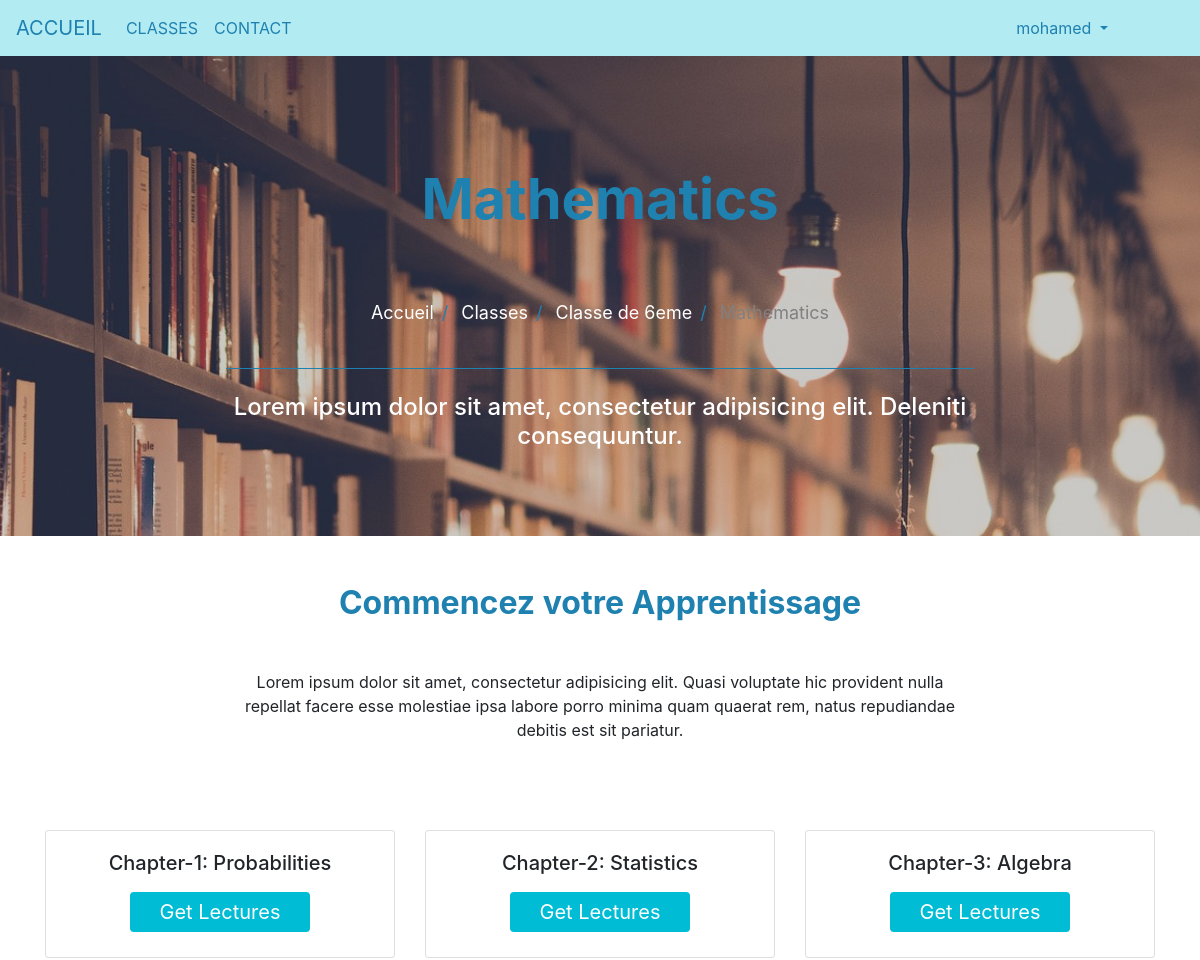
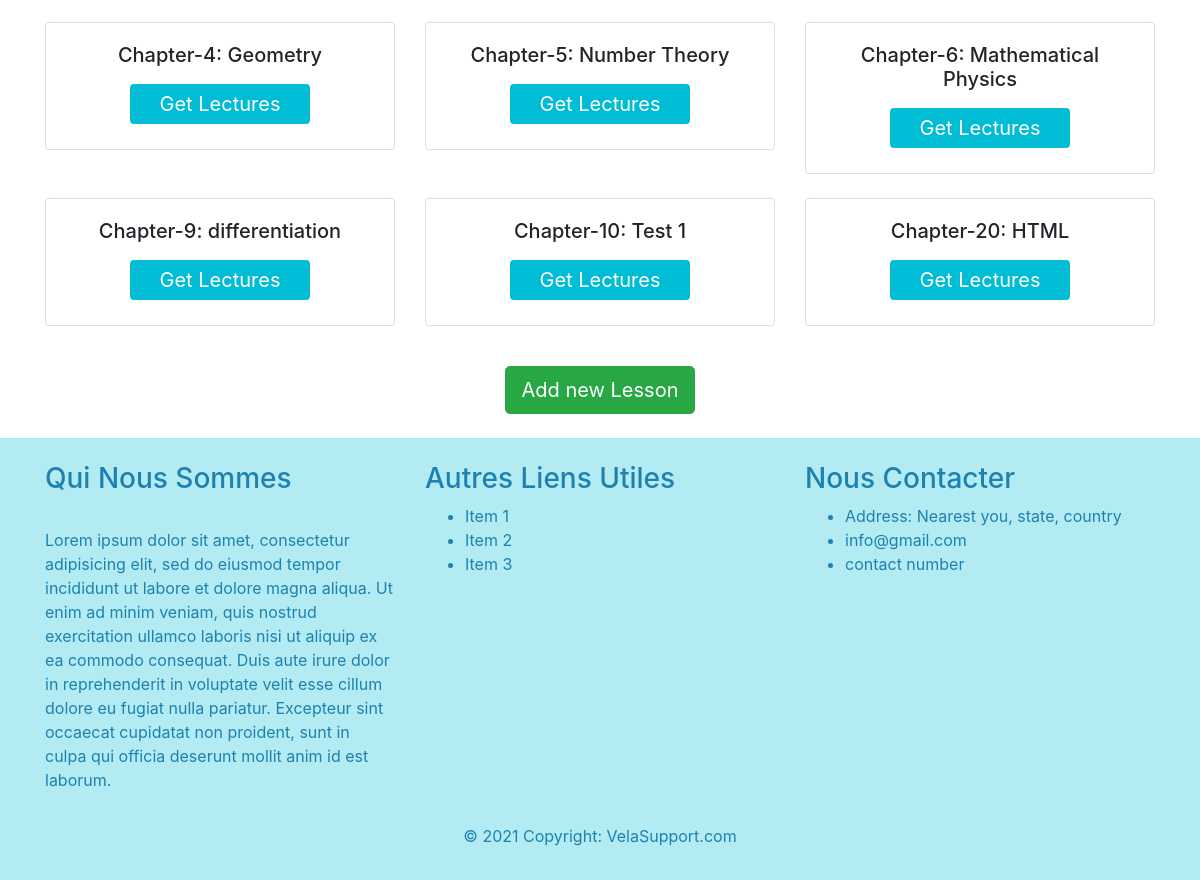
The app's page /curriculum/classe-de-6eme/6-mathematics/ (signed in) with its own data (2 pictures, top to bottom).
### curriculum/models.py (models this page shows, shortened)
class Subject(models.Model):
    subject_id = models.CharField(max_length=100, unique=True)
    name = models.CharField(max_length=100)
    slug = models.SlugField(null=True, blank=True)
    standard = models.ForeignKey(Standard, on_delete=models.CASCADE, related_name='subjects')
    image = models.ImageField(upload_to=save_subject_image, blank=True, verbose_name='Subject Image')
    description = models.TextField(max_length=500,blank=True)

class Standard(models.Model):
    name = models.CharField(max_length=100, unique=True)
    slug = models.SlugField(null=True, blank=True)
    description = models.TextField(max_length=500,blank=True)
    def __str__(self):
        return self.name

class Lesson(models.Model):
    lesson_id = models.CharField(max_length=100, unique=True)
    Standard = models.ForeignKey(Standard, on_delete=models.CASCADE)
    created_by = models.ForeignKey(User,on_delete=models.CASCADE)
    created_at = models.DateTimeField(auto_now_add=True)
    subject = models.ForeignKey(Subject, on_delete=models.CASCADE,related_name='lessons')
    name = models.CharField(max_length=250)
    position = models.PositiveSmallIntegerField(verbose_name="Chapter no.")
    slug = models.SlugField(null=True, blank=True)
    video = models.FileField(upload_to=save_lesson_files,verbose_name="Video", blank=True, null=True)
    ppt = models.FileField(upload_to=save_lesson_files,verbose_name="Presentations", blank=True)
    Notes = models.FileField(upload_to=save_lesson_files,verbose_name="Notes", blank=True)
    class Meta:
        ordering = ['position']

### curriculum/views.py (the view)
# urls.py: path('<str:standard>/<slug:slug>/', views.LessonListView.as_view(), name='lesson_list'),
class LessonListView(DetailView):
    context_object_name = 'subjects'
    model = Subject
    template_name = 'curriculum/lesson_list_view.html'

### curriculum/templates/curriculum/lesson_list_view.html (shortened to what this page needs)
{% extends 'base.html' %}
{% load static %}
{% block image_block %}
<header class="info-header">
  <div id="page-intro" class="container-fluid d-flex align-items-center justify-content-center ">
    <div class="row d-flex justify-content-center text-center">
      <div class="col-md-10 text-white">
        <h2 class="display-4 font-weight-bold  p-5 " style="color:#1e81b0;" > {{subjects.name}} </h2>
        <div class="row d-flex justify-content-center text-center">
          <ul class="breadcrumb">
            <li><a href="{% url 'index' %}">Accueil</a></li>
            <li><a href="{% url 'curriculum:standard_list' %}">Classes</a></li>
            <li><a href="{% url 'curriculum:subject_list' slug=subjects.standard.slug %}">{{subjects.standard}}</a></li>
            <li class="disabled-text" >{{subjects.name}}</li>
          </ul>
        </div>
        <hr style="color:#1e81b0;">
        <h4 class="white-text my-4">Lorem ipsum dolor sit amet, consectetur adipisicing elit.
                  Deleniti
                  consequuntur.</h4>
  </div>
</header>
{% endblock %}
{% block content %}
<section id="best-features" class="text-center">
              <h2 class="mb-5 mt-5 font-weight-bold" style="color:#1e81b0;">Commencez votre Apprentissage</h2>
              <div class="row d-flex justify-content-center mb-4">
                <div class="col-md-8 mb-5">
                  <p class="grey-text">Lorem ipsum dolor sit amet, consectetur adipisicing elit. Quasi voluptate
                                    hic
                                    provident nulla repellat
                                    facere esse molestiae ipsa labore porro minima quam quaerat rem, natus repudiandae debitis
                                    est
                                    sit pariatur.</p>
                </div>
              </div>
              <div class="row d-flex justify-content-center mb-3">
                {% for lesson in subjects.lessons.all %}
                <div class="col-sm-4 mb-4">
                  <div class="card box-shadow-hover">
                    <div class="card-body">
                      <h5 class="card-title">Chapter-{{lesson.position}}: {{lesson.name}}</h5>
                      <a href="{% url 'curriculum:lesson_detail' slug=lesson.slug subject=subjects.slug standard=lesson.Standard.slug %}" >
                      <button type="button" class="button-les"><span>Get Lectures</span></button>
                      </a>
                    </div>
                  </div>
                </div>
                {% endfor %}
              </div>
        <div class="row d-flex justify-content-center mb-3">
          {% if user.userprofileinfo.user_type == 'teacher' or user.is_superuser %}
           <a href="{% url 'curriculum:lesson_create' standard=subjects.standard.slug slug=subjects.slug %}"><button type="button" class="btn btn-success btn-lg btn-bloc" > Add new Lesson </button> </a>
          {% endif %}
        </div>
</section>
{%endblock%}

### templates/base.html (shortened to what this page needs)
<!doctype html>
<html lang="en" dir="ltr">
  <head>
    {% load static %}
    <link rel="stylesheet" href="https://stackpath.bootstrapcdn.com/bootstrap/4.5.0/css/bootstrap.min.css">
    <link rel="stylesheet" href="{% static 'css/master_css.css' %}">
  </head>
  <body>
              <nav class="navbar navbar-expand-lg navbar-light bg-light">
                <a class="navbar-brand" href="{% url 'index' %}" style="color:#1e81b0;">ACCUEIL</a>
                <div class="collapse navbar-collapse" id="navbarSupportedContent">
                  <ul class="navbar-nav mr-auto">
                    <li class="nav-item active">
                      <a class="nav-link" href="{% url 'curriculum:standard_list' %}" style="color:#1e81b0;">CLASSES <span class="sr-only">(current)</span></a>
                    </li>
                    <li class="nav-item">
                      <a class="nav-link" href="{% url 'contact' %}" style="color:#1e81b0;">CONTACT</a>
                    </li>
                  </ul>
                  {% if user.is_authenticated %}
                  <div class="col-auto mr-5">
                    <div class="my-2 my-lg-0">
                            <div class="dropdown" >
                              <button class="btn dropdown-toggle" style="color:#1e81b0;" type="button" id="dropdownMenuButton" data-toggle="dropdown" aria-haspopup="true" aria-expanded="false">
                                          {{request.user.username}}
                              </button>
                            </div>
                      {% else %}
                        <a class="nav-link" href="{% url 'user_login' %}">Se Connecter</a>
                        <a class="nav-link" href="{% url 'register' %}">S'enregistrer</span> </a>
                    </div>
                  </div>
                  {% endif %}
                </div>
              </nav>
          {% block image_block %}
          {% endblock %}
    <div class="container">
        {%block content%}
        {%endblock%}
    </div>
    <footer class="page-footer" style="color:#1e81b0; background-color:#b2ebf2;">
      <div class="container">
        <div class="row mt-4">
                  <div class="col-md-4 mt-4">
                            <h3>Qui Nous Sommes</h3> <br>
                            <p>Lorem ipsum dolor sit amet, consectetur adipisicing elit, sed do eiusmod tempor incididunt ut labore et dolore magna aliqua. Ut enim ad minim veniam, quis nostrud exercitation ullamco laboris nisi ut aliquip ex ea commodo consequat. Duis aute irure dolor in reprehenderit in voluptate velit esse cillum dolore eu fugiat nulla pariatur. Excepteur sint occaecat cupidatat non proident, sunt in culpa qui officia deserunt mollit anim id est laborum.</p>
                  </div>
                  <div class="col-md-4 mt-4">
                            <h3>Autres Liens Utiles</h3>
                            <ul>
                              <li>Item 1</li>
                              <li>Item 2</li>
                              <li>Item 3</li>
                            </ul>
                  </div>
                  <div class="col-md-4 mt-4">
                            <h3>Nous Contacter</h3>
                            <ul>
                              <li>Address: Nearest you, state, country</li>
                              <li>info@gmail.com</li>
                              <li>contact number</li>
                            </ul>
                  </div>
        </div>
        <div class="footer-copyright text-center py-3">
            <p>© 2021 Copyright: VelaSupport.com</p>
        </div>
      </div>
    </footer>
  </body>
</html>

### static/css/master_css.css (style rules this page uses)
html, body, header, #intro { height: 100%; }
.bg-light { background-color:#b2ebf2 !important; transition:0.5s ease; }
.navbar-light .navbar-nav .nav-link { color: #1e81b0; }
.navbar-light .nav-link { color: #1e81b0; }
.navbar-expand-lg { background-color: #b2ebf2; }
.text-white { color: white; }
hr { border-color: inherit; }
.info-header { height: 60%; }
#page-intro { height: 100%; }
#page-intro { background:linear-gradient(rgba(0, 0, 0, 0.2), rgba(0, 0, 0, 0.2)), url("/static/Images/library.jpg")no-repeat center center fixed; -webkit-background-size: cover; -moz-background-size: cover; -o-background-size: cover; background-size: cover; }
ul.breadcrumb { padding: 10px 16px; list-style: none; background-color: transparent; }
ul.breadcrumb li { display: inline; font-size: 18px; }
ul.breadcrumb li+li:before { padding: 8px; color: #1e81b0; content: "/\00a0"; }
ul.breadcrumb li a { color: white; text-decoration: none; }
.disabled-text { color: gray; }
.button-les { border-radius: 4px; background-color: #00bcd4; border: none; color: #FFFFFF; text-align: center; font-size: 20px; padding: 5px; width: 180px; transition: all 0.5s; cursor: pointer; margin: 5px; }
.button-les span { cursor: pointer; display: inline-block; position: relative; transition: 0.5s; }
.button-les span:after { content: '\00bb'; position: absolute; opacity: 0; top: 0; right: -20px; transition: 0.5s; }

### records on screen
Subject: name "Mathematics", standard "Classe de 6eme"
Lesson: position "1", name "Probabilities"
Lesson: position "2", name "Statistics"
Lesson: position "3", name "Algebra"
Lesson: position "4", name "Geometry"
Lesson: position "5", name "Number Theory"
Lesson: position "6", name "Mathematical Physics"
Lesson: position "9", name "differentiation"
Lesson: position "10", name "Test 1"
Lesson: position "20", name "HTML"

### other values on screen
{{ request.user.username }} "mohamed"
